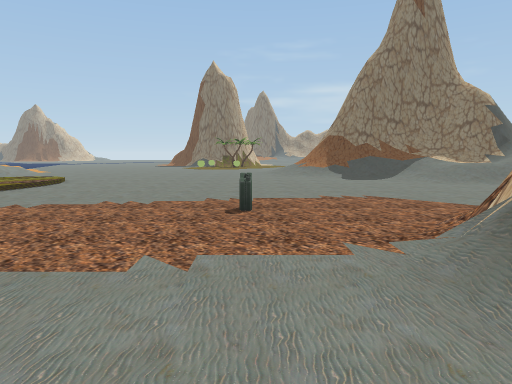
View 1 (above)

19 first-person views from a walk through a scene from a Unity 3-D project. The camera is 1.5 m above the floor, tilts 6° down and sees 70° across. The floor is counted in squares, 2 m on a side. Each view is taken from the middle of a square. On the plan, view 1 faces up. The plan holds only what a view shows up to about 11 squares ahead; the rest is blank. The place goes on beyond the plan. The player character is not drawn. Some surface patterns are stand-ins.

View 2
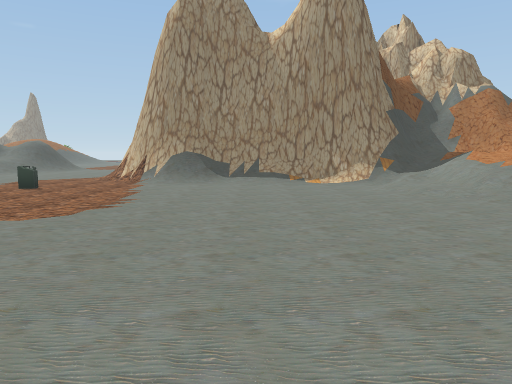

View 3
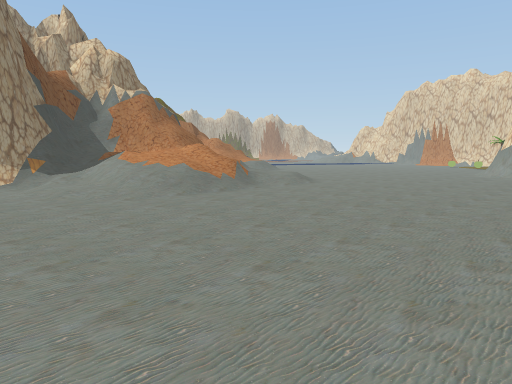

View 4
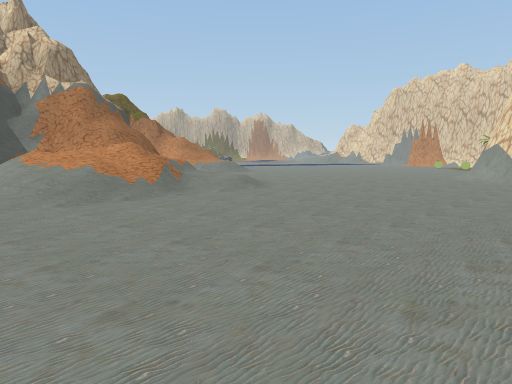

View 5
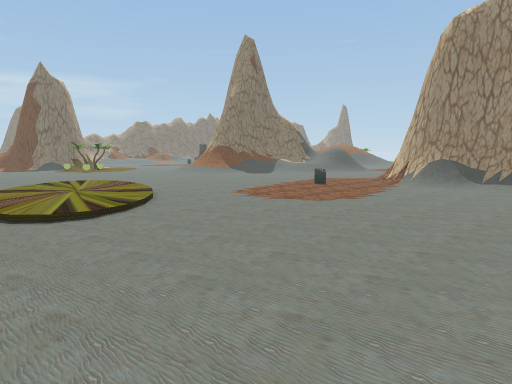

View 6
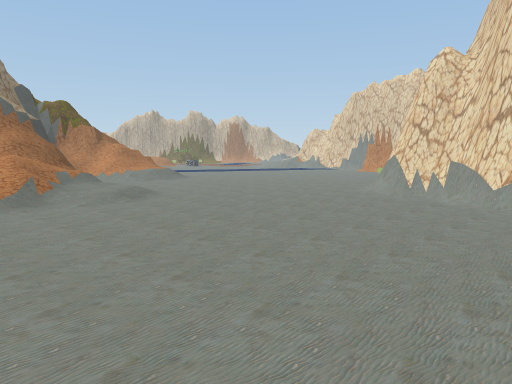

View 7
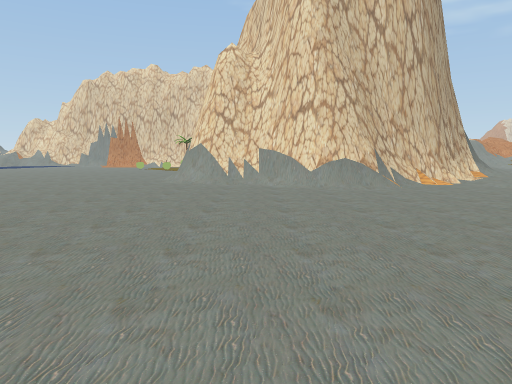

View 8
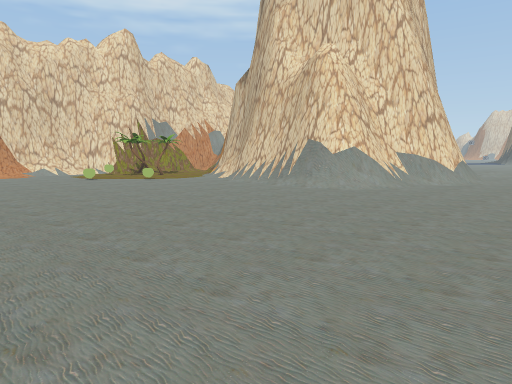

View 9
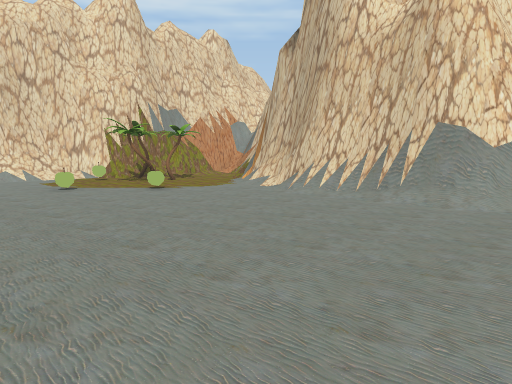

View 10
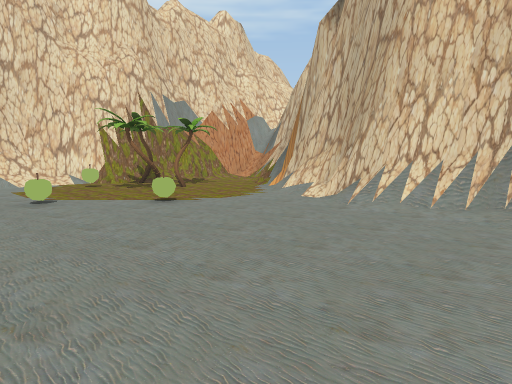

View 11
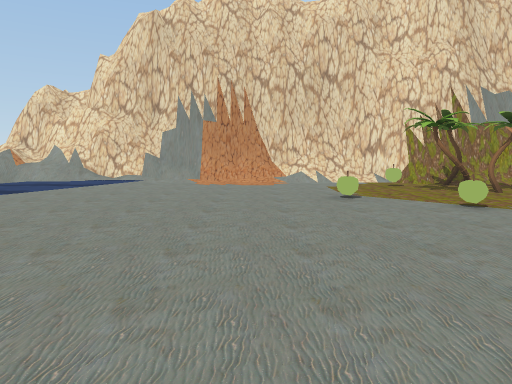

View 12
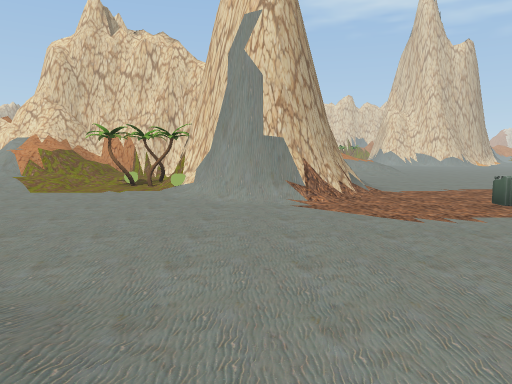

View 13
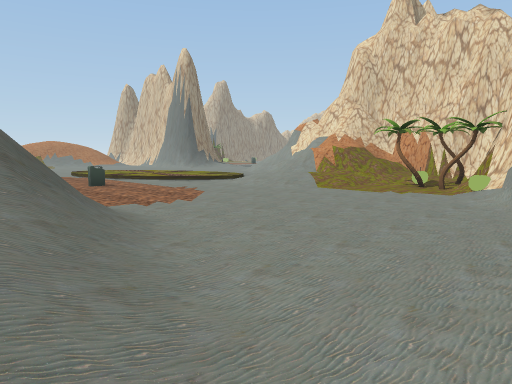

View 14
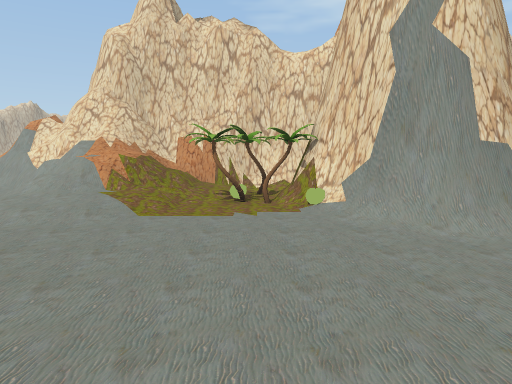

View 15
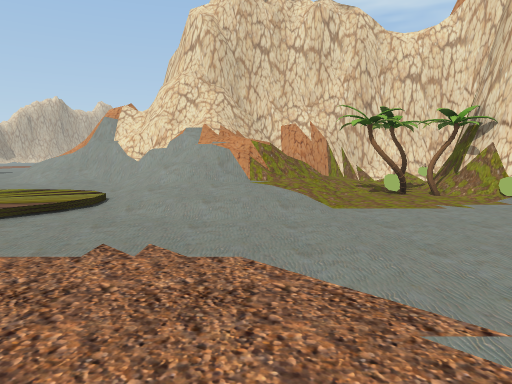

View 16
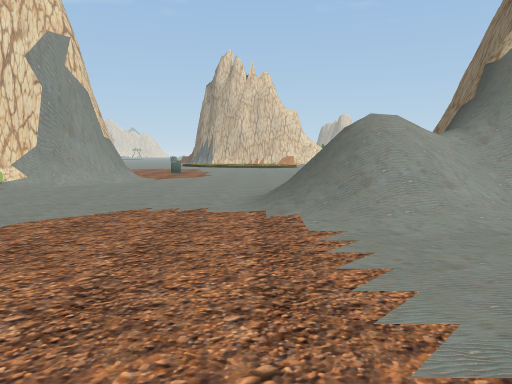

View 17
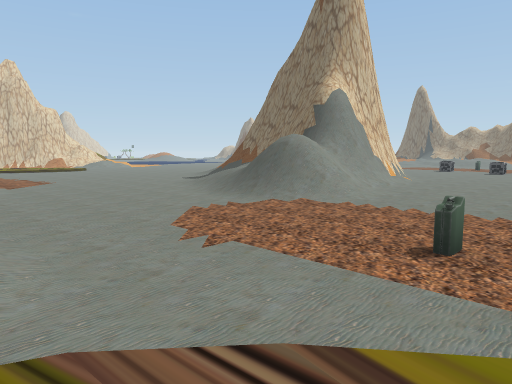

View 18
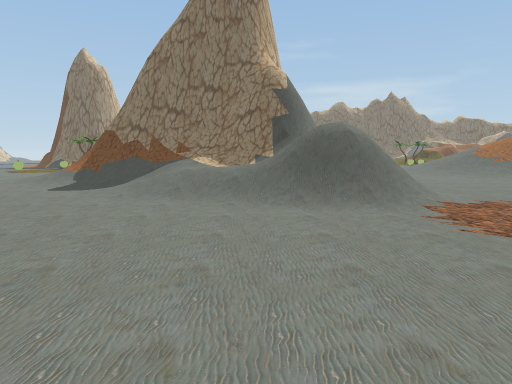

View 19
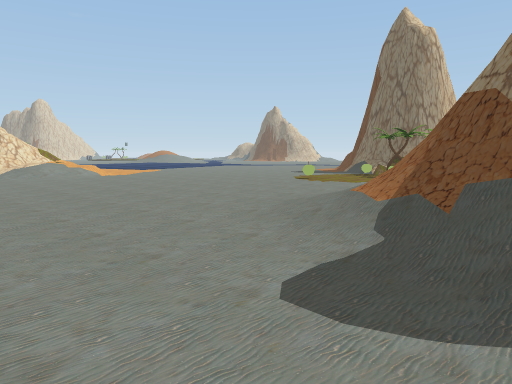

### Floor plan
Key: @ floor where view 1 was taken; # wall or solid block; . main floor; : floor 0.25 m higher than the main floor; / step, stairs or slope; = window, fence, low wall or low ledge; ~ water the walk can cross; O other object.
Columns run from 11 left of view 1 to 14 right of it. Each row starts with its distance up from view 1.
 14      ......./=#      ..../
 13     ........//#######.....
 12   /..........////####....
 11   /............///////...
 10    .///......../////=/...
  9    /::/.........//////...
  8    /::/............//.....
  7    :::/...................
  6   /:::..................O.
  5   /::/.....O............./
  4   /:/.........##/......./:
  3   ...........####...////::
  2   ...........#  #OO./////:
  1  ............#  ##OO////.
  0  ..........@/#  ##O////=/.
 -1   ........../#  #O/////#=/
 -2  / ........./#  ##########
 -3    .......///#       #####
 -4    ......////##
 -5  / ....../////#
 -6   .......////=##
 -7  ......../////##
 -8  ........////#=
 -9  ........////=
-10 ........../////
-11 ...............
-12 ............../
-13 .///........../
-14 ####///.......
-15 #  ####.......
-16       #.......
-17       #.......
-18       #.......
-19      ##.......
-20      #.........
-21     ##..O.......
-22    ##....O......
-23    #..OO.......~~
-24    #..O.O......~~~
-25    #####......~~~//
-26       #######/###//

Where each view was taken, in squares from view 1:
view 1: 0 up, 0 right, facing up
view 2: 0 up, 8 left, facing right
view 3: 1 down, 8 left, facing down-right
view 4: 3 down, 8 left, facing down-right
view 5: 2 down, 10 left, facing up-right
view 6: 5 down, 10 left, facing down-right
view 7: 5 down, 7 left, facing down
view 8: 10 down, 3 right, facing down-left
view 9: 14 down, 1 right, facing down-left
view 10: 16 down, 0 right, facing down-left
view 11: 16 down, 0 right, facing down
view 12: 11 up, 4 right, facing down
view 13: 10 up, 4 right, facing down-right
view 14: 9 up, 7 right, facing down
view 15: 8 up, 10 right, facing down
view 16: 8 up, 14 right, facing left
view 17: 3 up, 14 right, facing up-left
view 18: 3 up, 7 right, facing up
view 19: 9 up, 4 right, facing up-left
